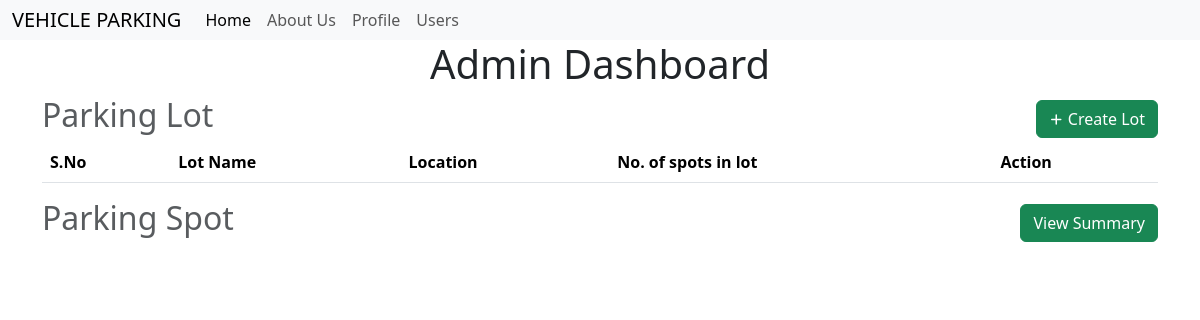
Before: /admin (signed in) with the older database file.
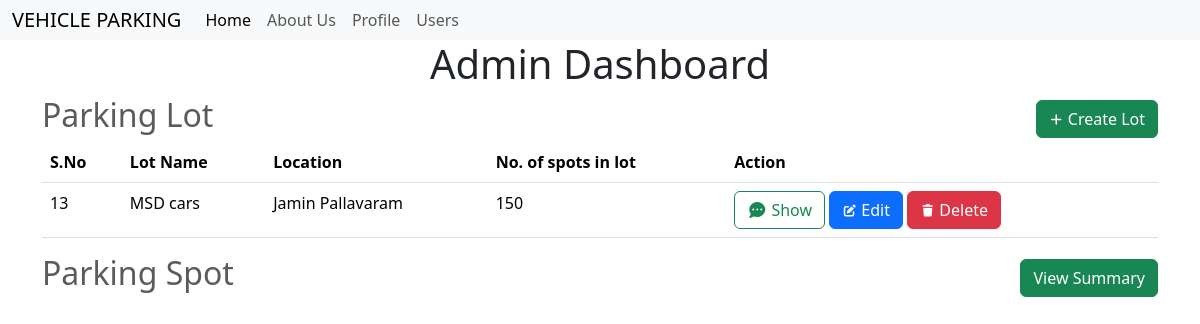
After: the same page with the newer database file.
### models.py (models this page shows)
class ParkingLot (db.Model):
     __tablename__ = 'parking_lot'
     lot_id = db.Column(db.String(250),primary_key=True)
     lot_name = db.Column(db.String(250), nullable=False)
     location = db.Column(db.String(250), nullable=False)
     capacity = db.Column(db.Integer, nullable=False)

### routes.py (the view)
@app.route('/admin')
@admin_required
def admin():
    user=Users.query.get(session['user_id'])
    if not user.is_admin:
        flash("You're not authorised to view this page")
        return redirect(url_for('index'))
    parking_lot = ParkingLot.query.all()
    return render_template('admin.html', user=user,parking_lot=parking_lot)

### routes.py (called while the page is built)
def admin_required(func):
    @wraps(func)
    def inner(*args,**kwargs):
        if 'user_id' not in session:
            flash('Please login to continue')
            return redirect(url_for('index'))
        user=Users.query.get(session['user_id'])
        if not user.is_admin:
            flash('You are not authorised to view this page')
            return redirect('index.html')
        return func(*args,**kwargs)
    return inner

### templates/admin.html (shortened to what this page needs)
{% extends 'layout.html' %}
{% block content %}
    <h1>Admin Dashboard</h1>
    <div class="parts">
        <h2 class="text-muted">Parking Lot</h2>
            <a class="btn btn-success" href="{{url_for('add_lot')}}">
                <i class="fas fa-plus fa-xs"></i>
                Create Lot
            </a>
    </div>
    <table class="table">
        <thead>
            <tr>
                <th>S.No</th>
                <th>Lot Name</th>
                <th>Location</th>
                <th>No. of spots in lot</th>
                <th>Action</th>
            </tr>
        </thead>
        <tbody>
            {% for lot in parking_lot %}
                <tr>
                    <td>{{lot.lot_id}}</td>
                    <td>{{lot.lot_name}}</td>
                    <td>{{lot.location}}</td>
                    <td>{{lot.capacity}}</td>
                    <td>
                        <a class="btn btn-outline-success" href="{{url_for('show_lot', lot_id=lot.lot_id)}}">
                            <i class="fas fa-comment-dots"></i>
                            Show
                        </a>
                        <a class="btn btn-primary" href="{{url_for('edit_lot', lot_id=lot.lot_id)}}">
                            <i class="fas fa-edit fa-xs"></i>
                            Edit
                        </a>
                        <a class="btn btn-danger" href="{{url_for('delete_lot', lot_id=lot.lot_id)}}">
                        <i class="fas fa-trash fa-xs"></i>
                        Delete
                        </a>
                    </td>
                </tr>
            {% endfor %}
        </tbody>
    </table>
    <div class="parts">
        <h2 class="text-muted">Parking Spot</h2>
        <a class="btn btn-success" href="{{url_for('summary')}}">
            View Summary
        </a>
    </div>
{% endblock %}

Changed rows visible on the page:
added ParkingLot: lot_id "13", lot_name "MSD cars", location "Jamin Pallavaram", capacity "150"
